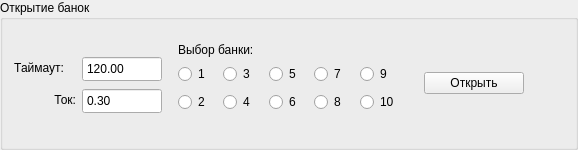
           <widget class="QGroupBox" name="Opening">
            <property name="minimumSize">
             <size>
              <width>540</width>
              <height>150</height>
             </size>
            </property>
            <property name="maximumSize">
             <size>
              <width>950</width>
              <height>150</height>
             </size>
            </property>
            <property name="font">
             <font>
              <weight>50</weight>
              <italic>false</italic>
              <bold>false</bold>
             </font>
            </property>
            <property name="title">
             <string>Открытие банок</string>
            </property>
            <layout class="QHBoxLayout" name="horizontalLayout_2">
             <item>
              <layout class="QFormLayout" name="formLayout_3">
               <property name="topMargin">
                <number>25</number>
               </property>
               <item row="0" column="0">
                <widget class="QLabel" name="label_14">
                 <property name="maximumSize">
                  <size>
                   <width>16777215</width>
                   <height>50</height>
                  </size>
                 </property>
                 <property name="text">
                  <string>Таймаут:</string>
                 </property>
                 <property name="alignment">
                  <set>Qt::AlignRight|Qt::AlignTrailing|Qt::AlignVCenter</set>
                 </property>
                </widget>
               </item>
               <item row="0" column="1">
                <widget class="QDoubleSpinBox" name="o_timeout">
                 <property name="minimumSize">
                  <size>
                   <width>80</width>
                   <height>26</height>
                  </size>
                 </property>
                 <property name="maximumSize">
                  <size>
                   <width>80</width>
                   <height>26</height>
                  </size>
                 </property>
                 <property name="buttonSymbols">
                  <enum>QAbstractSpinBox::NoButtons</enum>
                 </property>
                 <property name="maximum">
                  <double>1800.000000000000000</double>
                 </property>
                 <property name="value">
                  <double>120.000000000000000</double>
                 </property>
                </widget>
               </item>
               <item row="1" column="0">
                <widget class="QLabel" name="label_26">
                 <property name="minimumSize">
                  <size>
                   <width>62</width>
                   <height>0</height>
                  </size>
                 </property>
                 <property name="maximumSize">
                  <size>
                   <width>16777215</width>
                   <height>50</height>
                  </size>
                 </property>
                 <property name="text">
                  <string>Ток:</string>
                 </property>
                 <property name="alignment">
                  <set>Qt::AlignRight|Qt::AlignTrailing|Qt::AlignVCenter</set>
                 </property>
                </widget>
               </item>
               <item row="1" column="1">
                <widget class="QDoubleSpinBox" name="o_current">
                 <property name="minimumSize">
                  <size>
                   <width>80</width>
                   <height>26</height>
                  </size>
                 </property>
                 <property name="maximumSize">
                  <size>
                   <width>80</width>
                   <height>26</height>
                  </size>
                 </property>
                 <property name="buttonSymbols">
                  <enum>QAbstractSpinBox::NoButtons</enum>
                 </property>
                 <property name="maximum">
                  <double>1000.000000000000000</double>
                 </property>
                 <property name="value">
                  <double>0.300000000000000</double>
                 </property>
                </widget>
               </item>
              </layout>
             </item>
             <item>
              <spacer name="horizontalSpacer_16">
               <property name="orientation">
                <enum>Qt::Horizontal</enum>
               </property>
               <property name="sizeType">
                <enum>QSizePolicy::Minimum</enum>
               </property>
               <property name="sizeHint" stdset="0">
                <size>
                 <width>10</width>
                 <height>20</height>
                </size>
               </property>
              </spacer>
             </item>
             <item>
              <widget class="QWidget" name="widget_3" native="true">
               <property name="minimumSize">
                <size>
                 <width>230</width>
                 <height>0</height>
                </size>
               </property>
               <property name="maximumSize">
                <size>
                 <width>230</width>
                 <height>16777215</height>
                </size>
               </property>
               <widget class="QLabel" name="label_10">
                <property name="geometry">
                 <rect>
                  <x>0</x>
                  <y>10</y>
                  <width>101</width>
                  <height>17</height>
                 </rect>
                </property>
                <property name="text">
                 <string>Выбор банки:</string>
                </property>
               </widget>
               <widget class="QWidget" name="layoutWidget">
                <property name="geometry">
                 <rect>
                  <x>0</x>
                  <y>31</y>
                  <width>221</width>
                  <height>54</height>
                 </rect>
                </property>
                <layout class="QGridLayout" name="gridLayout">
                 <item row="0" column="0">
                  <widget class="QRadioButton" name="radioButton_1">
                   <property name="text">
                    <string>1</string>
                   </property>
                  </widget>
                 </item>
                 <item row="1" column="0">
                  <widget class="QRadioButton" name="radioButton_2">
                   <property name="text">
                    <string>2</string>
                   </property>
                  </widget>
                 </item>
                 <item row="0" column="1">
                  <widget class="QRadioButton" name="radioButton_3">
                   <property name="text">
                    <string>3</string>
                   </property>
                  </widget>
                 </item>
                 <item row="1" column="2">
                  <widget class="QRadioButton" name="radioButton_6">
                   <property name="text">
                    <string>6</string>
                   </property>
                  </widget>
                 </item>
                 <item row="1" column="1">
                  <widget class="QRadioButton" name="radioButton_4">
                   <property name="text">
                    <string>4</string>
                   </property>
                  </widget>
                 </item>
                 <item row="0" column="2">
                  <widget class="QRadioButton" name="radioButton_5">
                   <property name="text">
                    <string>5</string>
                   </property>
                  </widget>
                 </item>
                 <item row="0" column="3">
                  <widget class="QRadioButton" name="radioButton_7">
                   <property name="text">
                    <string>7</string>
                   </property>
                  </widget>
                 </item>
                 <item row="1" column="3">
                  <widget class="QRadioButton" name="radioButton_8">
                   <property name="enabled">
                    <bool>true</bool>
                   </property>
                   <property name="text">
                    <string>8</string>
                   </property>
                  </widget>
                 </item>
                 <item row="0" column="4">
                  <widget class="QRadioButton" name="radioButton_9">
                   <property name="text">
                    <string>9</string>
                   </property>
                   <property name="checkable">
                    <bool>true</bool>
                   </property>
                   <property name="checked">
                    <bool>false</bool>
                   </property>
                   <property name="autoExclusive">
                    <bool>true</bool>
                   </property>
                  </widget>
                 </item>
                 <item row="1" column="4">
                  <widget class="QRadioButton" name="radioButton_10">
                   <property name="text">
                    <string>10</string>
                   </property>
                  </widget>
                 </item>
                </layout>
               </widget>
              </widget>
             </item>
             <item>
              <spacer name="horizontalSpacer_19">
               <property name="orientation">
                <enum>Qt::Horizontal</enum>
               </property>
               <property name="sizeType">
                <enum>QSizePolicy::Minimum</enum>
               </property>
               <property name="sizeHint" stdset="0">
                <size>
                 <width>10</width>
                 <height>20</height>
                </size>
               </property>
              </spacer>
             </item>
             <item>
              <widget class="QPushButton" name="open_start">
               <property name="minimumSize">
                <size>
                 <width>100</width>
                 <height>0</height>
                </size>
               </property>
               <property name="maximumSize">
                <size>
                 <width>100</width>
                 <height>16777215</height>
                </size>
               </property>
               <property name="text">
                <string>Открыть</string>
               </property>
              </widget>
             </item>
             <item>
              <spacer name="horizontalSpacer_14">
               <property name="orientation">
                <enum>Qt::Horizontal</enum>
               </property>
               <property name="sizeHint" stdset="0">
                <size>
                 <width>40</width>
                 <height>20</height>
                </size>
               </property>
              </spacer>
             </item>
            </layout>
           </widget>
